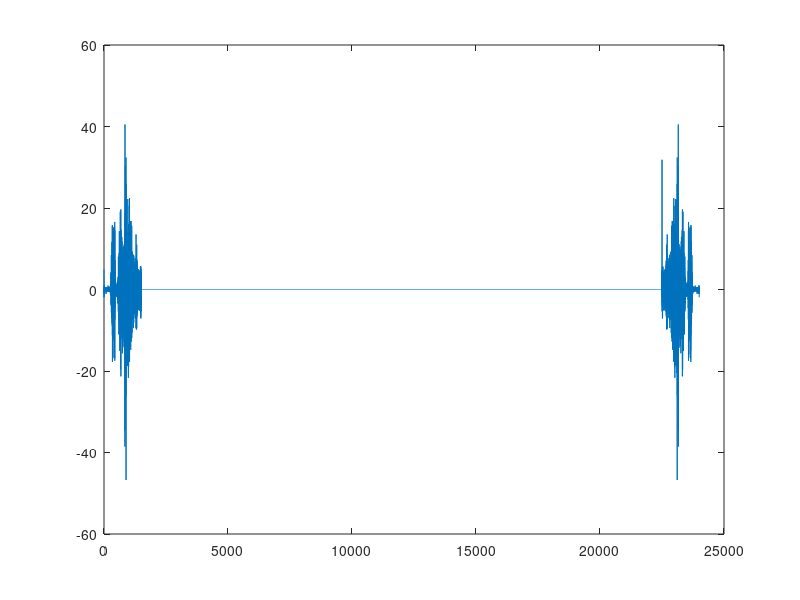

This figure's MATLAB source:
clear all;
close all;

S = load('noisy_sound.mat');
s = S.noisy_sound;
fs = S.fs;
fi = 500;
N = length(s);

%sound(s);
figure;
plot(s);

k = fi * N/fs;
y = fft(s);
yy = y;

signal = 0;
for i = 1 : N
  if(i> 250 && i < N - 249)
    yy(i) = 0;
  end
end

for i = 1 : N
    signal = signal + (yy(i) * yy(i));
end
signal = signal / k;

noise = 0;
for i = 1 : N
    if(i > 1500 && i < 7500)
        noise = noise + (y(i) * y(i));
    end
end
noise = noise / N

snr = signal / noise


sgn = zeros(1,N);
sgn(1:1500) = y(1:1500);
sgn(end-1499 : end) = y(end-1499 : end);

plot(1:N, sgn);
sound(abs(ifft(sgn)));


